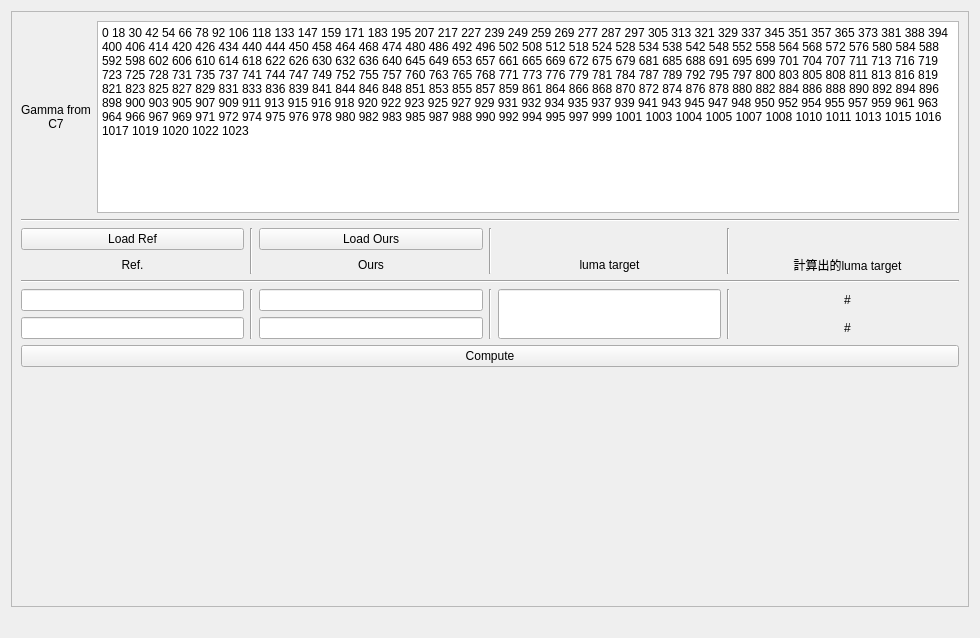
<?xml version="1.0" encoding="UTF-8"?>
<ui version="4.0">
 <class>Form</class>
 <widget class="QWidget" name="Form">
  <property name="geometry">
   <rect>
    <x>0</x>
    <y>0</y>
    <width>980</width>
    <height>638</height>
   </rect>
  </property>
  <property name="windowTitle">
   <string>Form</string>
  </property>
  <property name="styleSheet">
   <string notr="true">QToolTip { color: black; }</string>
  </property>
  <layout class="QVBoxLayout" name="verticalLayout">
   <item>
    <widget class="QScrollArea" name="scrollArea">
     <property name="widgetResizable">
      <bool>true</bool>
     </property>
     <widget class="QWidget" name="scrollAreaWidgetContents_2">
      <property name="geometry">
       <rect>
        <x>0</x>
        <y>0</y>
        <width>956</width>
        <height>589</height>
       </rect>
      </property>
      <layout class="QVBoxLayout" name="verticalLayout_2">
       <item>
        <layout class="QHBoxLayout" name="horizontalLayout_2">
         <item>
          <widget class="QLabel" name="label">
           <property name="text">
            <string>Gamma from
C7</string>
           </property>
           <property name="alignment">
            <set>Qt::AlignCenter</set>
           </property>
          </widget>
         </item>
         <item>
          <widget class="QTextEdit" name="gamma_textEdit">
           <property name="sizePolicy">
            <sizepolicy hsizetype="Expanding" vsizetype="Maximum">
             <horstretch>0</horstretch>
             <verstretch>0</verstretch>
            </sizepolicy>
           </property>
           <property name="styleSheet">
            <string notr="true"/>
           </property>
           <property name="html">
            <string>&lt;!DOCTYPE HTML PUBLIC &quot;-//W3C//DTD HTML 4.0//EN&quot; &quot;http://www.w3.org/TR/REC-html40/strict.dtd&quot;&gt;
&lt;html&gt;&lt;head&gt;&lt;meta name=&quot;qrichtext&quot; content=&quot;1&quot; /&gt;&lt;style type=&quot;text/css&quot;&gt;
p, li { white-space: pre-wrap; }
&lt;/style&gt;&lt;/head&gt;&lt;body style=&quot; font-family:'PMingLiU'; font-size:9pt; font-weight:400; font-style:normal;&quot;&gt;
&lt;p style=&quot; margin-top:0px; margin-bottom:0px; margin-left:0px; margin-right:0px; -qt-block-indent:0; text-indent:0px;&quot;&gt;0 18 30 42 54 66 78 92 106 118 133 147 159 171 183 195 207 217 227 239 249 259 269 277 287 297 305 313 321 329 337 345 351 357 365 373 381 388 394 400 406 414 420 426 434 440 444 450 458 464 468 474 480 486 492 496 502 508 512 518 524 528 534 538 542 548 552 558 564 568 572 576 580 584 588 592 598 602 606 610 614 618 622 626 630 632 636 640 645 649 653 657 661 665 669 672 675 679 681 685 688 691 695 699 701 704 707 711 713 716 719 723 725 728 731 735 737 741 744 747 749 752 755 757 760 763 765 768 771 773 776 779 781 784 787 789 792 795 797 800 803 805 808 811 813 816 819 821 823 825 827 829 831 833 836 839 841 844 846 848 851 853 855 857 859 861 864 866 868 870 872 874 876 878 880 882 884 886 888 890 892 894 896 898 900 903 905 907 909 911 913 915 916 918 920 922 923 925 927 929 931 932 934 935 937 939 941 943 945 947 948 950 952 954 955 957 959 961 963 964 966 967 969 971 972 974 975 976 978 980 982 983 985 987 988 990 992 994 995 997 999 1001 1003 1004 1005 1007 1008 1010 1011 1013 1015 1016 1017 1019 1020 1022 1023&lt;/p&gt;&lt;/body&gt;&lt;/html&gt;</string>
           </property>
          </widget>
         </item>
        </layout>
       </item>
       <item>
        <layout class="QGridLayout" name="gridLayout_2">
         <property name="leftMargin">
          <number>0</number>
         </property>
         <item row="4" column="6" rowspan="2">
          <widget class="Line" name="line_6">
           <property name="orientation">
            <enum>Qt::Vertical</enum>
           </property>
          </widget>
         </item>
         <item row="5" column="3">
          <widget class="QLineEdit" name="lineEdit_Ours20">
           <property name="sizePolicy">
            <sizepolicy hsizetype="Preferred" vsizetype="Preferred">
             <horstretch>0</horstretch>
             <verstretch>0</verstretch>
            </sizepolicy>
           </property>
           <property name="layoutDirection">
            <enum>Qt::LeftToRight</enum>
           </property>
           <property name="text">
            <string/>
           </property>
           <property name="alignment">
            <set>Qt::AlignCenter</set>
           </property>
          </widget>
         </item>
         <item row="2" column="3">
          <widget class="QLabel" name="label_11">
           <property name="toolTip">
            <string>藉由Load Ours算出第19格與第20格的luma value</string>
           </property>
           <property name="text">
            <string>Ours</string>
           </property>
           <property name="alignment">
            <set>Qt::AlignCenter</set>
           </property>
          </widget>
         </item>
         <item row="4" column="3">
          <widget class="QLineEdit" name="lineEdit_Ours19">
           <property name="sizePolicy">
            <sizepolicy hsizetype="Preferred" vsizetype="Preferred">
             <horstretch>0</horstretch>
             <verstretch>0</verstretch>
            </sizepolicy>
           </property>
           <property name="layoutDirection">
            <enum>Qt::LeftToRight</enum>
           </property>
           <property name="text">
            <string/>
           </property>
           <property name="alignment">
            <set>Qt::AlignCenter</set>
           </property>
          </widget>
         </item>
         <item row="4" column="2" rowspan="2">
          <widget class="Line" name="line_5">
           <property name="orientation">
            <enum>Qt::Vertical</enum>
           </property>
          </widget>
         </item>
         <item row="3" column="1" colspan="7">
          <widget class="Line" name="line_2">
           <property name="orientation">
            <enum>Qt::Horizontal</enum>
           </property>
          </widget>
         </item>
         <item row="4" column="5" rowspan="2">
          <widget class="QLineEdit" name="lineEdit_before_target">
           <property name="sizePolicy">
            <sizepolicy hsizetype="Preferred" vsizetype="Preferred">
             <horstretch>0</horstretch>
             <verstretch>0</verstretch>
            </sizepolicy>
           </property>
           <property name="layoutDirection">
            <enum>Qt::LeftToRight</enum>
           </property>
           <property name="text">
            <string/>
           </property>
           <property name="alignment">
            <set>Qt::AlignCenter</set>
           </property>
          </widget>
         </item>
         <item row="2" column="5">
          <widget class="QLabel" name="label_8">
           <property name="toolTip">
            <string>需手動填target值</string>
           </property>
           <property name="text">
            <string>luma target</string>
           </property>
           <property name="alignment">
            <set>Qt::AlignCenter</set>
           </property>
          </widget>
         </item>
         <item row="2" column="7">
          <widget class="QLabel" name="label_12">
           <property name="text">
            <string>計算出的luma target</string>
           </property>
           <property name="alignment">
            <set>Qt::AlignCenter</set>
           </property>
          </widget>
         </item>
         <item row="2" column="1">
          <widget class="QLabel" name="label_10">
           <property name="toolTip">
            <string>藉由Load Ref算出第19格與第20格的luma value</string>
           </property>
           <property name="text">
            <string>Ref.</string>
           </property>
           <property name="alignment">
            <set>Qt::AlignCenter</set>
           </property>
          </widget>
         </item>
         <item row="0" column="1" colspan="7">
          <widget class="Line" name="line">
           <property name="orientation">
            <enum>Qt::Horizontal</enum>
           </property>
          </widget>
         </item>
         <item row="5" column="1">
          <widget class="QLineEdit" name="lineEdit_Ref20">
           <property name="sizePolicy">
            <sizepolicy hsizetype="Preferred" vsizetype="Preferred">
             <horstretch>0</horstretch>
             <verstretch>0</verstretch>
            </sizepolicy>
           </property>
           <property name="layoutDirection">
            <enum>Qt::LeftToRight</enum>
           </property>
           <property name="text">
            <string/>
           </property>
           <property name="alignment">
            <set>Qt::AlignCenter</set>
           </property>
          </widget>
         </item>
         <item row="4" column="1">
          <widget class="QLineEdit" name="lineEdit_Ref19">
           <property name="enabled">
            <bool>true</bool>
           </property>
           <property name="sizePolicy">
            <sizepolicy hsizetype="Preferred" vsizetype="Preferred">
             <horstretch>0</horstretch>
             <verstretch>0</verstretch>
            </sizepolicy>
           </property>
           <property name="layoutDirection">
            <enum>Qt::LeftToRight</enum>
           </property>
           <property name="text">
            <string/>
           </property>
           <property name="alignment">
            <set>Qt::AlignCenter</set>
           </property>
          </widget>
         </item>
         <item row="5" column="7">
          <widget class="QLabel" name="label_cal_target20">
           <property name="layoutDirection">
            <enum>Qt::LeftToRight</enum>
           </property>
           <property name="text">
            <string>#</string>
           </property>
           <property name="alignment">
            <set>Qt::AlignCenter</set>
           </property>
          </widget>
         </item>
         <item row="4" column="7">
          <widget class="QLabel" name="label_cal_target19">
           <property name="layoutDirection">
            <enum>Qt::LeftToRight</enum>
           </property>
           <property name="text">
            <string>#</string>
           </property>
           <property name="alignment">
            <set>Qt::AlignCenter</set>
           </property>
          </widget>
         </item>
         <item row="4" column="4" rowspan="2">
          <widget class="Line" name="line_8">
           <property name="orientation">
            <enum>Qt::Vertical</enum>
           </property>
          </widget>
         </item>
         <item row="1" column="1">
          <widget class="QPushButton" name="load_ref_btn">
           <property name="toolTip">
            <string>Load 完colorchecker後會將值填入Ref. 
(分別為colorchecker第19格與第20格的luma value)</string>
           </property>
           <property name="text">
            <string>Load Ref</string>
           </property>
          </widget>
         </item>
         <item row="1" column="3">
          <widget class="QPushButton" name="load_ours_btn">
           <property name="toolTip">
            <string>Load 完colorchecker後會將值填入Ours
(分別為colorchecker第19格與第20格的luma value)</string>
           </property>
           <property name="text">
            <string>Load Ours</string>
           </property>
          </widget>
         </item>
         <item row="1" column="2" rowspan="2">
          <widget class="Line" name="line_3">
           <property name="orientation">
            <enum>Qt::Vertical</enum>
           </property>
          </widget>
         </item>
         <item row="1" column="4" rowspan="2">
          <widget class="Line" name="line_7">
           <property name="orientation">
            <enum>Qt::Vertical</enum>
           </property>
          </widget>
         </item>
         <item row="1" column="6" rowspan="2">
          <widget class="Line" name="line_4">
           <property name="orientation">
            <enum>Qt::Vertical</enum>
           </property>
          </widget>
         </item>
        </layout>
       </item>
       <item>
        <widget class="QPushButton" name="btn_compute">
         <property name="text">
          <string>Compute</string>
         </property>
        </widget>
       </item>
       <item>
        <spacer name="verticalSpacer">
         <property name="orientation">
          <enum>Qt::Vertical</enum>
         </property>
         <property name="sizeHint" stdset="0">
          <size>
           <width>20</width>
           <height>40</height>
          </size>
         </property>
        </spacer>
       </item>
      </layout>
     </widget>
    </widget>
   </item>
   <item>
    <widget class="QLabel" name="label_info">
     <property name="text">
      <string/>
     </property>
    </widget>
   </item>
  </layout>
 </widget>
 <resources/>
 <connections/>
</ui>
